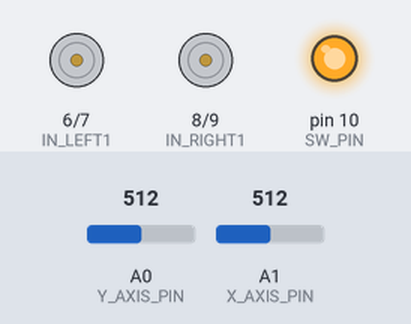
A sketch run on a simulated Arduino Uno, built with avr-gcc and run on an emulated ATmega328P. On the bench: motor-driver pin pairs drawn as motors (green arrow = first pin HIGH = forward, orange = second pin HIGH = backward, longer = more drive, scaled by the enable pin), output pins drawn as LEDs (lit = HIGH). The test bench sets the inputs (shaded band); at power-on: A1 (X_AXIS_PIN) = 512, A0 (Y_AXIS_PIN) = 512.

Above: at 1.2 s.
1.3 s: A1 (X_AXIS_PIN) set to 390
At 1.5 s:
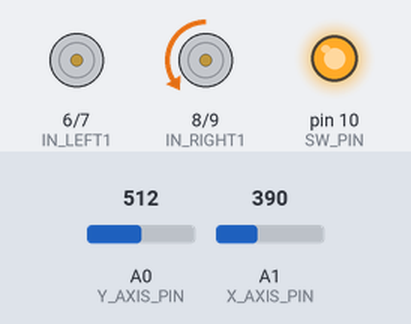
4.3 s: A0 (Y_AXIS_PIN) set to 0
7.3 s: A0 (Y_AXIS_PIN) set to 122
10.3 s: A1 (X_AXIS_PIN) set to 716
At 11.26 s:
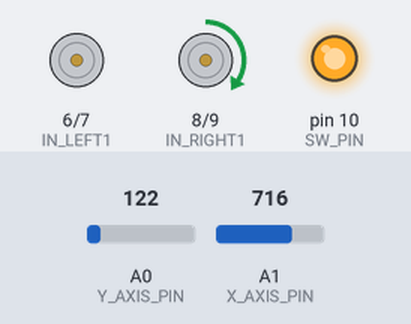
13.3 s: A0 (Y_AXIS_PIN) set to 1008
16.3 s: A0 (Y_AXIS_PIN) set to 1022
Timing chart, 0 to 20.3 s (numbered marks = the images above; inputs shaded):
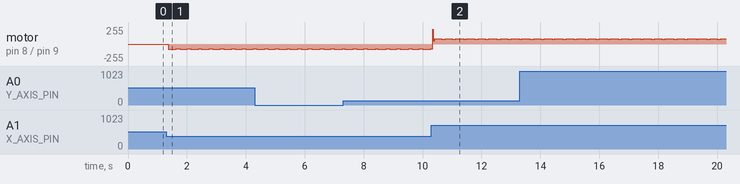

Measured:
- after the input at 1.3 s, motor on pin 8 (IN_RIGHT1) / pin 9 (IN_RIGHT2): stopped → backward 77/255 after 0.07 s, → backward 70/255 0.28 s later, → backward 77/255 0.12 s later, → backward 70/255 0.24 s later, … (16 changes in this stretch)

The sketch:

MotorDriver_bt_auto.ino
```cpp
#include<SPI.h>
#include<SoftwareSerial.h>

SoftwareSerial sSerial(11, 12);

bool onInput;

#define X_AXIS_PIN A1 // left-right
#define Y_AXIS_PIN A0 // front-back
#define SW_PIN 10

// motor left
#define ENABLE_LEFT 5 // enable motor A
#define IN_LEFT1 6 // motor A spin 1
#define IN_LEFT2 7 // motor A spin 2

// motor right
#define ENABLE_RIGHT 10 // enable motor B
#define IN_RIGHT1 8 // motor B spin 1
#define IN_RIGHT2 9 // motor B spin 2

// speed factor
#define FACTOR 0.3// average fraction of total voltage (PWM)

// loop delay
#define DELTA 10.0 // ms
#define HORIZONTAL_THRESHOLD 400

#define VERTICAL_THRESHOLD 1

int bt_flag=0;
String command;
String state = "stall";
void Forward()
{
    digitalWrite(IN_LEFT1, HIGH);
    digitalWrite(IN_LEFT2, LOW);
    digitalWrite(IN_RIGHT1, LOW);
    digitalWrite(IN_RIGHT2, HIGH);
    delay(DELTA * FACTOR);
    digitalWrite(IN_LEFT1, LOW);
    digitalWrite(IN_LEFT2, LOW);
    digitalWrite(IN_RIGHT1, LOW);
    digitalWrite(IN_RIGHT2, LOW);
    delay(DELTA * (1.0 - FACTOR));
}

void Backward()
{
    digitalWrite(IN_LEFT1, LOW);
    digitalWrite(IN_LEFT2, HIGH);
    digitalWrite(IN_RIGHT1, HIGH);
    digitalWrite(IN_RIGHT2, LOW);
    delay(DELTA * FACTOR);
    digitalWrite(IN_LEFT1, LOW);
    digitalWrite(IN_LEFT2, LOW);
    digitalWrite(IN_RIGHT1, LOW);
    digitalWrite(IN_RIGHT2, LOW);
    delay(DELTA * (1.0 - FACTOR));
}

void Left()
{
    digitalWrite(IN_LEFT1, LOW);
    digitalWrite(IN_LEFT2, HIGH);
    digitalWrite(IN_RIGHT1, LOW);
    digitalWrite(IN_RIGHT2, HIGH);
    delay(DELTA * FACTOR);
    digitalWrite(IN_LEFT1, LOW);
    digitalWrite(IN_LEFT2, LOW);
    digitalWrite(IN_RIGHT1, LOW);
    digitalWrite(IN_RIGHT2, LOW);
    delay(DELTA * (1.0 - FACTOR));
}

void Right()
{
    digitalWrite(IN_LEFT1, HIGH);
    digitalWrite(IN_LEFT2, LOW);
    digitalWrite(IN_RIGHT1, HIGH);
    digitalWrite(IN_RIGHT2, LOW);
    delay(DELTA * FACTOR);
    digitalWrite(IN_LEFT1, LOW);
    digitalWrite(IN_LEFT2, LOW);
    digitalWrite(IN_RIGHT1, LOW);
    digitalWrite(IN_RIGHT2, LOW);
    delay(DELTA * (1.0 - FACTOR));
}

void Stop()
{
  if(state== "f")
  {
     Forward();
  }
  else if(state == "b")
  {
      Backward();
  }
  else if(state == "r")
  {
      Right();
  }
  else if(state == "l")
  {
      Left();
  }
  else
  {
    digitalWrite(IN_LEFT1, LOW);
    digitalWrite(IN_LEFT2, LOW);
    digitalWrite(IN_RIGHT1, LOW);
    digitalWrite(IN_RIGHT2, LOW);
    delay(DELTA);
  }
}

void setup()
{
  onInput = true;

    Serial.begin(9600);
    sSerial.begin(9600);
    pinMode(SW_PIN, INPUT);
    digitalWrite(SW_PIN, HIGH);
    pinMode(X_AXIS_PIN, INPUT);
    pinMode(Y_AXIS_PIN, INPUT);
    pinMode(ENABLE_LEFT, OUTPUT);
    pinMode(IN_LEFT1, OUTPUT);
    pinMode(IN_LEFT2, OUTPUT);
    pinMode(ENABLE_RIGHT, OUTPUT);
    pinMode(IN_RIGHT1, OUTPUT);
    pinMode(IN_RIGHT2, OUTPUT);
}
void loop()
{
  //command = '$';
  int xAxisInput = analogRead(X_AXIS_PIN);
    int yAxisInput = analogRead(Y_AXIS_PIN);
    int joystickinput =  digitalRead(SW_PIN);

    for(int i=0;i<sSerial.available();i++)
    {

      char c = sSerial.read();
      onInput = true;
      if(c != '\\')
      {
        if('a' <= c && c <= 'z' || c == '$')
        {
          command += c;
        }
      }
      else
      {
        if(command =="$")
        {
          state = "stall";
        }
        else
        {
          state = command;
        }
        onInput = false;

        break;
      }

    }
    // Serial.println("command = " + command);

    if(VERTICAL_THRESHOLD < yAxisInput && yAxisInput < 1023 - VERTICAL_THRESHOLD) // if y axis not in threshold move left right
    {
        if(HORIZONTAL_THRESHOLD < xAxisInput && xAxisInput < 1023 - HORIZONTAL_THRESHOLD)
        {
            Stop();
        }
        else
        {
            if(xAxisInput < HORIZONTAL_THRESHOLD)
            {

                Left();
            }
            else
            {

                Right();
            }
        }
    }
    else
    {
        if(yAxisInput < VERTICAL_THRESHOLD)
        {
            Forward();
        }
        else
        {

            Backward();
        }
    }

    if(!onInput)
    {
      command = "";
    }
}
```
